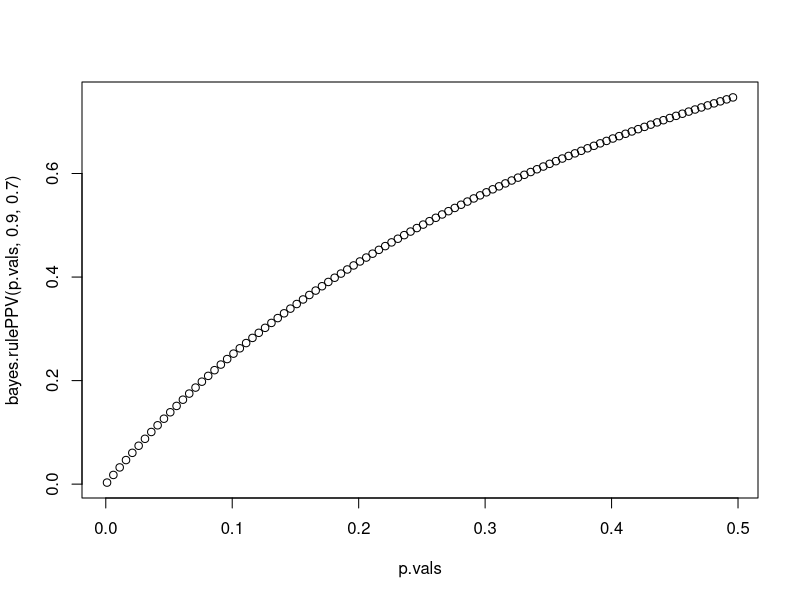
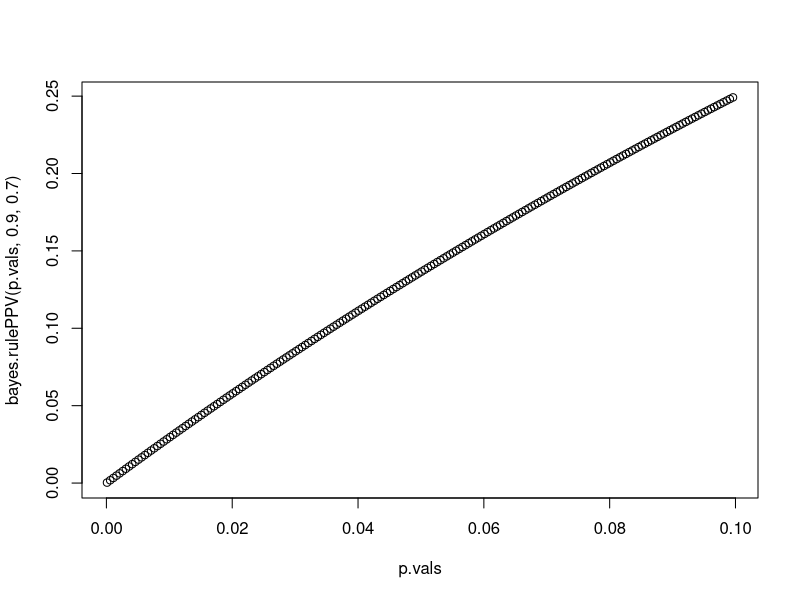

Reproduce these figures in R, in order.
# https://betterexplained.com/articles/an-intuitive-and-short-explanation-of-bayes-theorem/#Bayes_Theorem
# We can turn the process above into an equation, which is Bayes’ Theorem. 
# It lets you take the test results and correct for the “skew” introduced by 
# false positives. You get the real chance of having the event. Here’s the equation:
#   
# # \displaystyle{\Pr(\mathrm{A}|\mathrm{X}) = \frac{\Pr(\mathrm{X}|\mathrm{A})\Pr(\mathrm{A})}{\Pr(\mathrm{X|A})\Pr(\mathrm{A})+ \Pr(\mathrm{X | not \ A})\Pr(\mathrm{not \ A})}}
# 
# And here’s the decoder key to read it:
#   
# Pr(A|X) = Chance of having cancer (A) given a positive test (X). 
# This is what we want to know: How likely is it to have cancer with a positive result? 
# In our case it was 7.8%. = posterior probability (updated following the test) 
# Pr(X|A) = Chance of a positive test (X) given that you had cancer (A). 
# This is the chance of a true positive, 80% in our case. = sensitivity
# Pr(A) = Chance of having cancer (1%). = base rate
# Pr(not A) = Chance of not having cancer (99%). = 1- Pr(A)
# Pr(X|not A) = Chance of a positive test (X) given that you didn’t have cancer (~A). 
# This is a false positive, 9.6% in our case. =  1-specificity

# Pr(A|X) = Pr(X|A)*Pr(A) / ( Pr(X|A)*Pr(A) + Pr(X|not A) * Pr(not A))

bayes.rule <- function(pr.A, pr.X_A, pr.X_notA) {

  post.prob = (pr.X_A*pr.A) / ( (pr.X_A*pr.A) + (pr.X_notA*(1-pr.A)) )
  
  # print(paste("Pr(A|X) =", post.prob))
  return(post.prob)
}

bayes.rule(.2, .9, .3)

bayes.rulePPV <- function(base.rate, sens, spec) {
  pr.A = base.rate
  pr.X_A = sens 
  pr.X_notA = 1 - spec
  post.prob = (pr.X_A*pr.A) / ( (pr.X_A*pr.A) + (pr.X_notA*(1-pr.A)) )
  
  # print(paste("Pr(A|X) =", post.prob))
  return(post.prob)
  
}
bayes.rulePPV(.2,.9,.7)
bayes.rulePPV(.1,.9,.7)
bayes.rulePPV(.8,.1,.3)

p.vals = seq(from =.001, to = .5, by = .005)
# bayes.rulePPV(p.vals,.9,.7)
plot(p.vals,bayes.rulePPV(p.vals,.9,.7))

p.vals = seq(from =.0001, to = .1, by = .0005)
# bayes.rulePPV(p.vals,.9,.7)
plot(p.vals,bayes.rulePPV(p.vals,.9,.7))

